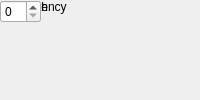
<?xml version="1.0" encoding="UTF-8"?>
<ui version="4.0">
 <class>MainWindow</class>
 <widget class="QMainWindow" name="MainWindow">
  <property name="windowTitle"><string>Complex Add/Sub</string></property>
  <widget class="QWidget" name="centralwidget">
   <!-- NOTE: this is a simplified structural mirror of the generated
        <module>_ui.py, not a full round-trip Designer file. Regenerate
        both from the same spec if you need to edit layout by hand. -->
       <widget class="QLabel" name="label_bit_width">
     <property name="text"><string>Bit Width</string></property>
    </widget>
       <widget class="QSpinBox" name="bit_width"/>
       <widget class="QLabel" name="label_add_latency">
     <property name="text"><string>Add Latency</string></property>
    </widget>
       <widget class="QSpinBox" name="add_latency"/>
  </widget>
 </widget>
 <resources/>
 <connections/>
</ui>
